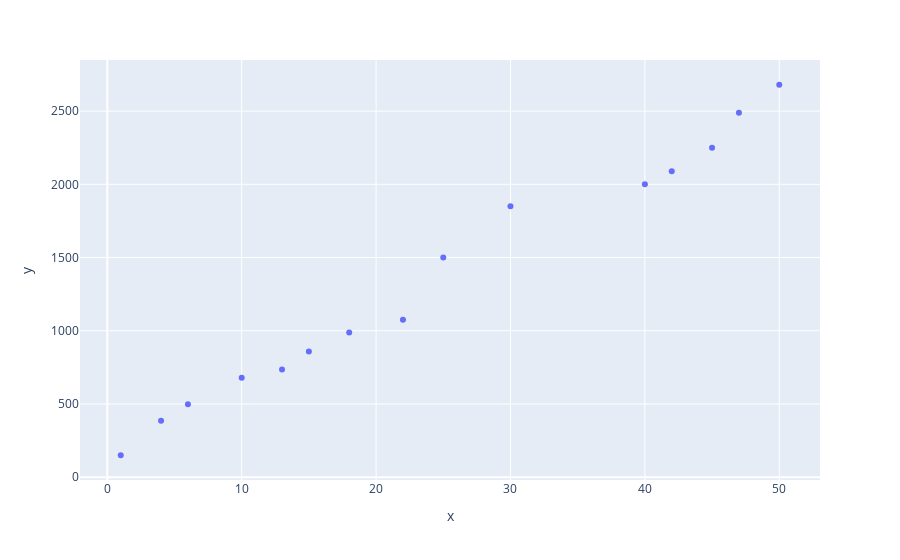

The notebook cell this image was saved under:
### Code cell
grafico = px.scatter(x = X_custo_diaria.ravel(), y = y_custo_diaria)
grafico.show()

### Figure 1 — Plotly figure (JSON) as saved in the notebook; plotly's stock layout.template omitted (floating-point values rounded to 4 significant figures)
{"data": [{"hovertemplate": "x=%{x}<br>y=%{y}<extra></extra>", "legendgroup": "", "marker": {"color": "#636efa", "symbol": "circle"}, "mode": "markers", "name": "", "orientation": "v", "showlegend": false, "type": "scatter", "x": [1, 4, 6, 10, 13, 15, 18, 22, 25, 30, 40, 42, 45, 47, 50], "xaxis": "x", "y": [150, 385, 499, 680, 735, 859, 989, 1075, 1500, 1850, 2000, 2089, 2250, 2488, 2680], "yaxis": "y"}], "layout": {"legend": {"tracegroupgap": 0}, "margin": {"t": 60}, "xaxis": {"anchor": "y", "domain": [0, 1], "title": {"text": "x"}}, "yaxis": {"anchor": "x", "domain": [0, 1], "title": {"text": "y"}}}}
